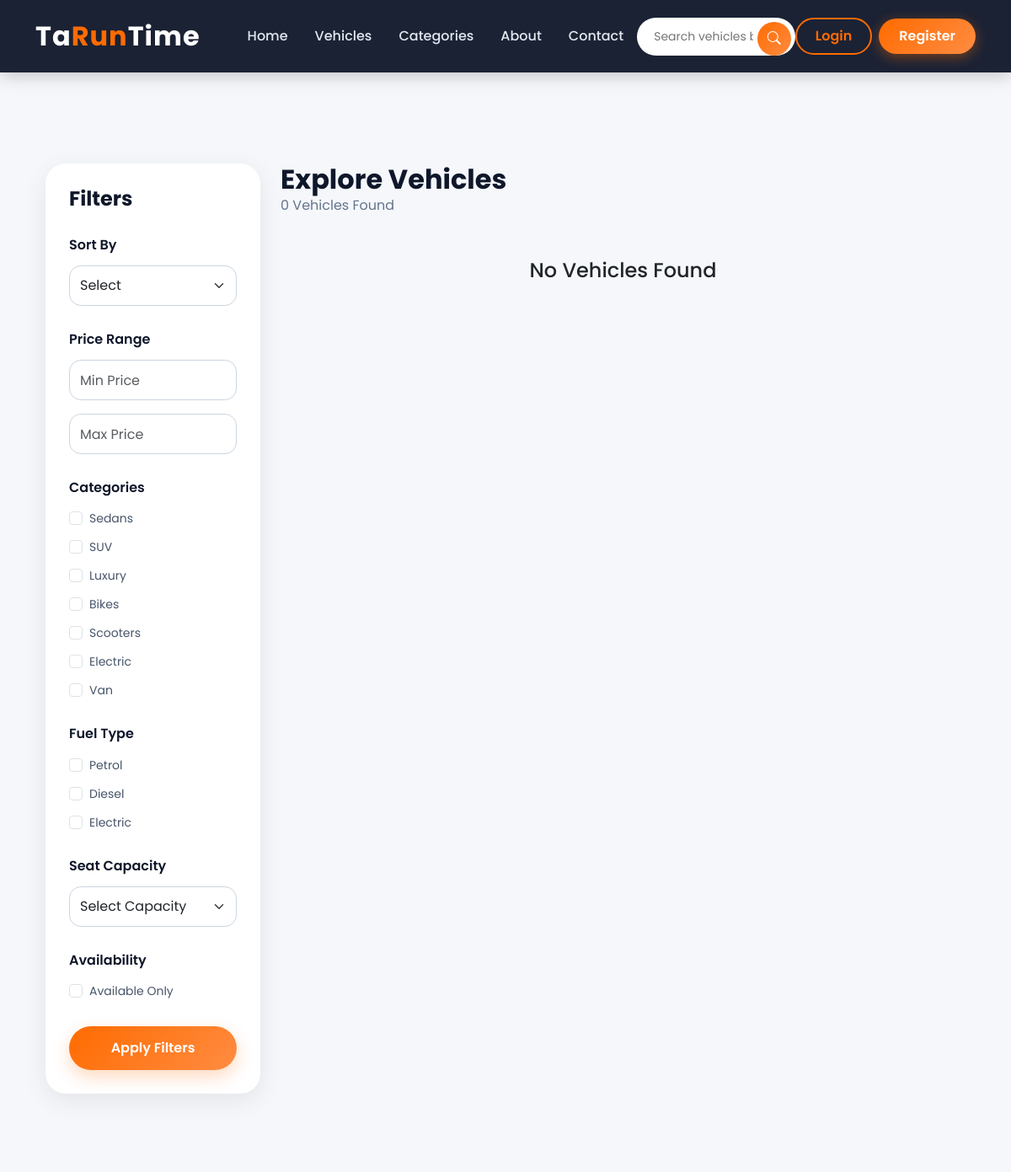
Page /all_vehicles/ (upper part) on the earlier database version.
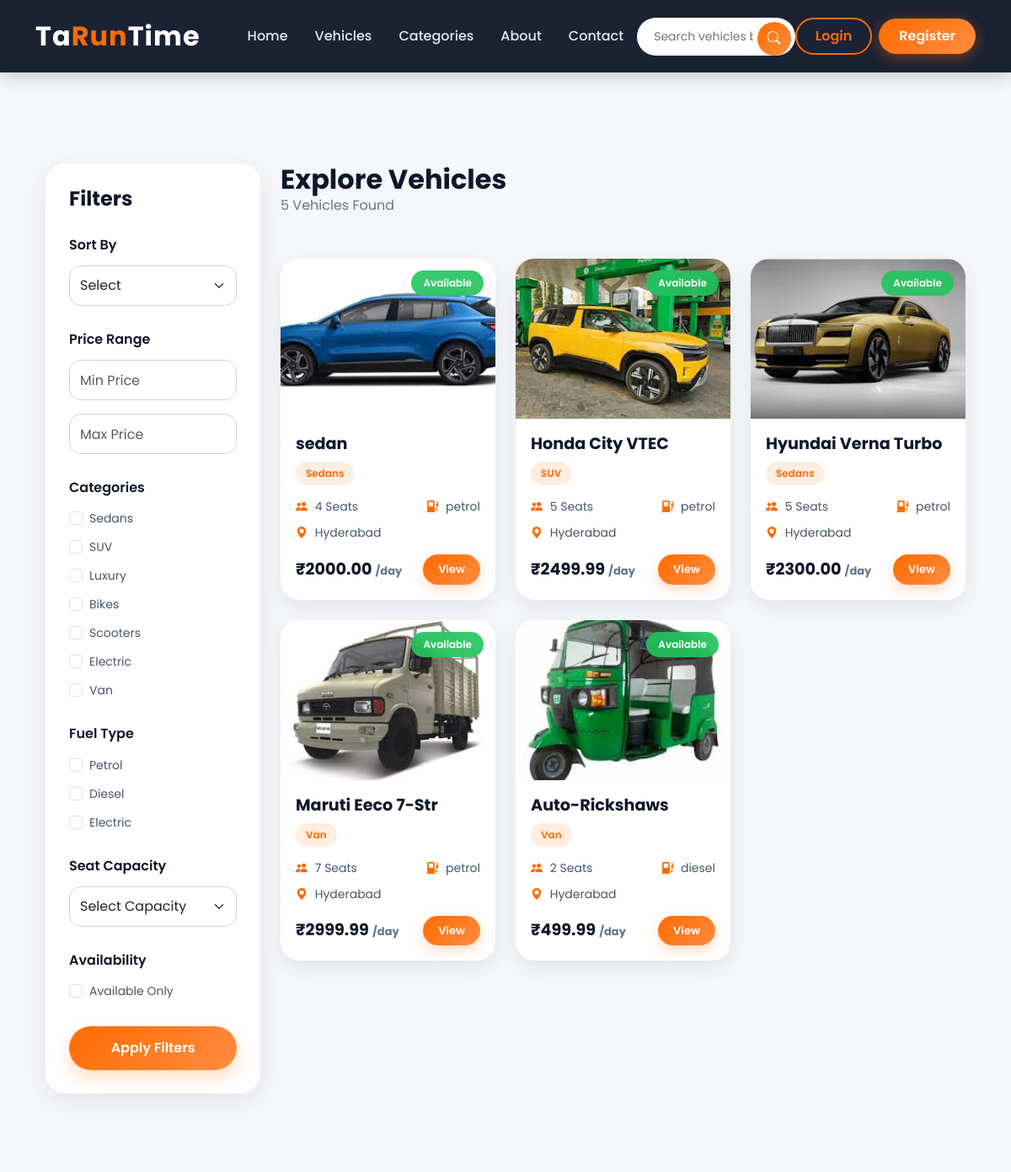
Same page on the later database version.
### home/models.py (models this page shows, shortened)
class Category(models.Model):
    name=models.CharField(max_length=30,unique=True)
    slug=models.SlugField(blank=True,unique=True)
    image=models.ImageField(upload_to='category_images/')
    description=models.TextField()
    created_at=models.DateTimeField(auto_now_add=True)
    updated_at=models.DateTimeField(auto_now=True)

class Vehicle(models.Model):
    vendor=models.ForeignKey(User,on_delete=models.CASCADE,related_name='vehicles')
    category=models.ForeignKey(Category,on_delete=models.CASCADE,related_name='vehicles')
    name=models.CharField(max_length=40)
    vehicle_number=models.CharField(max_length=30,unique=True)
    slug=models.SlugField(blank=True,unique=True)
    model=models.CharField(max_length=40,null=True,blank=True)
    brand=models.CharField(max_length=40,null=True,blank=True)
    year=models.IntegerField()
    fuel_type=models.CharField(max_length=30,choices=choices)
    seat_capacity=models.IntegerField()
    mileage=models.IntegerField()
    price_per_day=models.DecimalField(max_digits=10,decimal_places=2)
    location=models.CharField(max_length=70)
    description=models.TextField(null=True,blank=True)
    image=models.ImageField(upload_to='vehicle_images/')
    availability=models.BooleanField(default=True)
    created_at=models.DateTimeField(auto_now_add=True)
    updated_at=models.DateTimeField(auto_now=True)

### home/views.py (the view, shortened to what this page needs)
# urls.py: path('all_vehicles/',views.all_vehicles_view,name='all_vehicles'),
def all_vehicles_view(request):
    vehicles=Vehicle.objects.all()
    categories=Category.objects.all()
    if request.method=='GET':
        if request.GET.get('min_price') or request.GET.get('max_price'):
            if request.GET.get('min_price'):
                vehicles=vehicles.filter(price_per_day__gte=request.GET.get('min_price'))
            if request.GET.get('max_price'):
                vehicles=vehicles.filter(price_per_day__lte=request.GET.get('max_price'))
        if request.GET.getlist('category'):
            print(request.GET.getlist('category'))
            vehicles=vehicles.filter(category__slug__in=request.GET.getlist('category'))
        if request.GET.getlist('fuel_type'):
            vehicles=vehicles.filter(fuel_type__in=request.GET.getlist('fuel_type'))
        if request.GET.get('capacity'):
            vehicles=vehicles.filter(seat_capacity__gte=request.GET.get('capacity'))
        if request.GET.get('available'):
            vehicles=vehicles.filter(availability=True)
    context={
        'vehicles':vehicles,
        'categories':categories,
    }
    return render(request,'all_vehicles.html',context)

### templates/all_vehicles.html (shortened to what the changed rows need)
{% extends 'base.html' %}
{% block content %}
<section class="vehicles-page">
    <div class="container">
        <div class="row g-4">
            <div class="col-lg-3 d-none d-lg-block">
                <div class="filter-sidebar">
                    <form method="GET">
                        <div class="filter-group">
                            {% for category in categories %}
                            <div class="form-check">
                                <input
                                    class="form-check-input"
                                    type="checkbox"
                                    value="{{ category.slug }}"
                                    name="category"
                                    id="category{{ category.id }}"
                                >
                                <label
                                    class="form-check-label"
                                    for="category{{ category.id }}"
                                >
                                    {{ category.name }}
                                </label>
                            </div>
                            {% endfor %}
                        </div>
                    </form>
                </div>
            </div>
            <div class="col-lg-9">
                <div class="vehicles-header">
                    <div>
                        <h2>
                            Explore Vehicles
                        </h2>
                        <p class="vehicles-count">
                            {{ vehicles|length }} Vehicles Found
                        </p>
                    </div>
                </div>
                <div class="row g-4">
                    {% for vehicle in vehicles %}
                    <div class="col-12 col-md-6 col-lg-4">
                        <a
                            href="{% url 'vehicle_details' vehicle.slug %}"
                            class="vehicle-link"
                        >
                            <div class="vehicle-card">
                                <div class="vehicle-image-wrapper">
                                    <img
                                        src="{{ vehicle.image.url }}"
                                        alt="{{ vehicle.name }}"
                                        class="vehicle-image"
                                    >
                                    {% if vehicle.availability %}
                                        <span class="availability-badge available">
                                            Available
                                        </span>
                                    {% else %}
                                        <span class="availability-badge not-available">
                                            Not Available
                                        </span>
                                    {% endif %}
                                </div>
                                <div class="vehicle-content">
                                    <h3 class="vehicle-name">
                                        {{ vehicle.name }}
                                    </h3>
                                    <span class="vehicle-category">
                                        {{ vehicle.category.name }}
                                    </span>
                                    <div class="vehicle-info">
                                        <div>
                                            <i class="bi bi-people-fill"></i>
                                            {{ vehicle.seat_capacity }} Seats
                                        </div>
                                        <div>
                                            <i class="bi bi-fuel-pump-fill"></i>
                                            {{ vehicle.fuel_type }}
                                        </div>
                                    </div>
                                    <div class="vehicle-info">
                                        <div>
                                            <i class="bi bi-geo-alt-fill"></i>
                                            {{ vehicle.location }}
                                        </div>
                                    </div>
                                    <div class="vehicle-price">
                                        <div class="price">
                                            ₹{{ vehicle.price_per_day }}
                                            <span>/day</span>
                                        </div>
                                        <span class="view-btn">
                                            View
                                        </span>
                                    </div>
                                </div>
                            </div>
                        </a>
                    </div>
                    {% empty %}
                    <div class="col-12 text-center">
                        <h4>
                            No Vehicles Found
                        </h4>
                    </div>
                    {% endfor %}
                </div>
            </div>
        </div>
    </div>
</section>
{% endblock %}

Differences in the rows shown:
added Vehicle: image (picture), availability "Available", name "sedan", category.name "Sedans", seat_capacity "4", fuel_type "petrol", location "Hyderabad", price_per_day "2000.00"
added Vehicle: image (picture), availability "Available", name "Honda City VTEC", category.name "SUV", seat_capacity "5", fuel_type "petrol", location "Hyderabad", price_per_day "2499.99"
added Vehicle: image (picture), availability "Available", name "Hyundai Verna Turbo", category.name "Sedans", seat_capacity "5", fuel_type "petrol", location "Hyderabad", price_per_day "2300.00"
added Vehicle: image (picture), availability "Available", name "Maruti Eeco 7-Str", category.name "Van", seat_capacity "7", fuel_type "petrol", location "Hyderabad", price_per_day "2999.99"
added Vehicle: image (picture), availability "Available", name "Auto-Rickshaws", category.name "Van", seat_capacity "2", fuel_type "diesel", location "Hyderabad", price_per_day "499.99"
Other differences:
{{ vehicles|length }}: "0" → "5"
text no longer shown: "No Vehicles Found"
